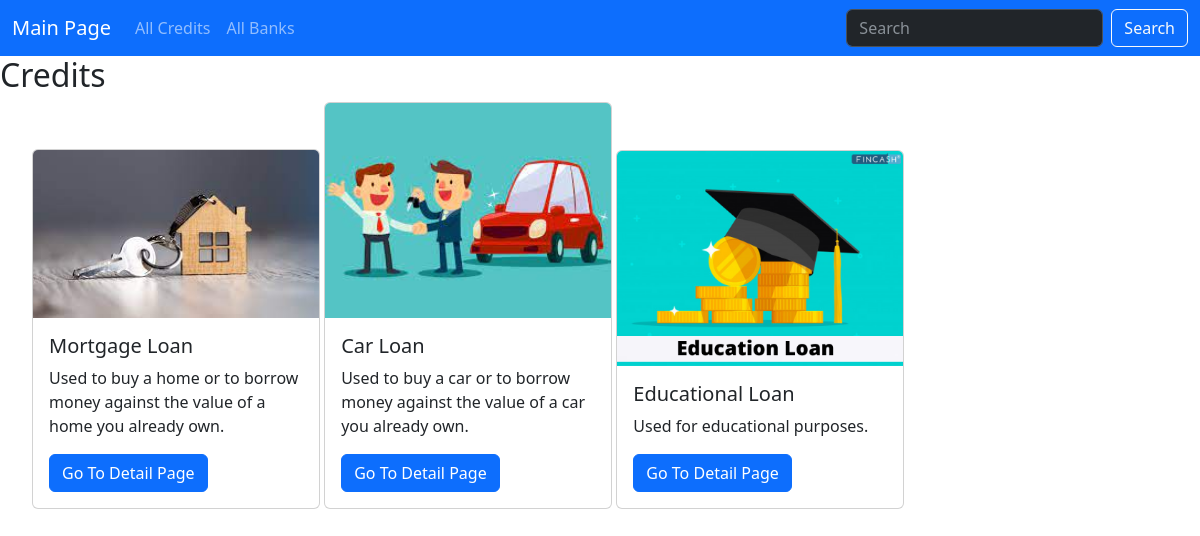
The page /credits on the database its author committed.
### credit/models.py (models this page shows, shortened)
class Credit(models.Model):
    name = models.CharField(max_length=50)
    excerpt = models.CharField(max_length=150)
    content = models.TextField(validators=[MinLengthValidator(10)])
    image_name = models.CharField(max_length=30,null=True)
    slug = models.SlugField(default="",null=False,db_index=True,unique=True)
    loan_amount = models.IntegerField(default=500000,validators=[MinValueValidator(500000),MaxValueValidator(6000000)])
    interest_rate = models.DecimalField(max_digits=6,decimal_places=4)

### credit/views.py (the view)
# urls.py: path("credits",views.credits,name="credits-page"),
def credits(request):
    all_credits = Credit.objects.all()
    return render(request, "credit/all-credits.html", {"all_credits":all_credits})

### credit/templates/credit/all-credits.html (shortened to what this page needs)
{% extends "base.html" %}
{% load static %}
{% block content%}
<section id="all-credits">
    <h2>Credits</h2>
    <ul>
        {% for credit in all_credits %}
            {% include "credit/includes/credit.html" %}
        {% endfor %}
    </ul>
</section>
{% endblock %}

### credit/templates/credit/includes/credit.html
{% load static%}
<div class="card" style="width: 18rem; display:inline-block;">
    <img src="{% static "credit/images/"|add:credit.image_name%}" class="card-img-top" alt="{{credit.name}}"/>
    <div class="card-body">
        <h5 class="card-title">{{ credit.name}}</h5>
        <p class="card-text">{{ credit.excerpt }}</p>
        <a href="{% url "credit-detail-page" credit.slug %}" class="btn btn-primary">Go To Detail Page</a>
    </div>
</div>

### rows shown on the page
Credit: image_name (picture), name "Mortgage Loan", excerpt "Used to buy a home or to borrow money against the value of a home you already own."
Credit: image_name (picture), name "Car Loan", excerpt "Used to buy a car or to borrow money against the value of a car you already own."
Credit: image_name (picture), name "Educational Loan", excerpt "Used for educational purposes."
